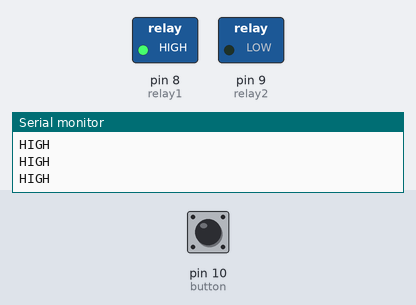
Bench run of a sketch on a simulated Arduino Uno, built with avr-gcc and run on an emulated ATmega328P. Shown: switched loads named in the sketch (green lamp = pin HIGH), the last lines printed to the serial monitor. The test bench sets the inputs (shaded band); at power-on: pin 10 (button) LOW.

Above: at 1.2 s.
1.3 s: pin 10 (button) pulled HIGH for 0.15 s
At 1.39 s:
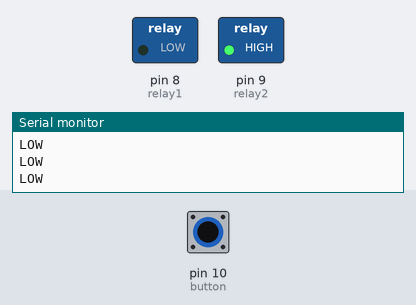
2.9 s: pin 10 (button) pulled HIGH for 3.2 s
At 6.12 s:
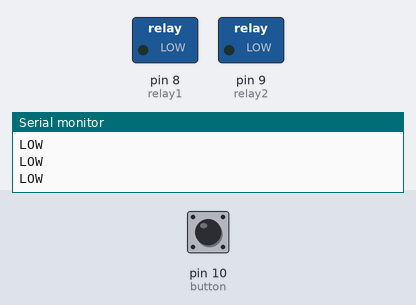
Timing chart, 0 to 7.7 s (numbered marks = the images above; inputs shaded):
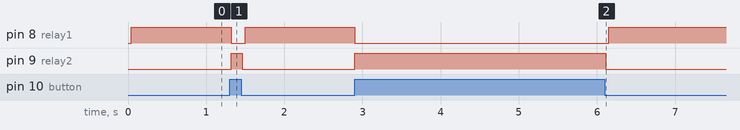

Measured:
- after the input at 1.3 s, pin 8 (relay1): HIGH → LOW at once, → HIGH 0.18 s later; pin 9 (relay2): LOW → HIGH at once, → LOW 0.14 s later
- after the input at 2.9 s, pin 8 (relay1): HIGH → LOW at once, → HIGH 3.2 s later; pin 9 (relay2): LOW → HIGH at once, → LOW 3.2 s later

The sketch:

DualRelayKit.ino
```cpp
/*

Dual Relay Board Kit Arduino Uno code example (#27114).

This code turns each relay on and off at one second intervals.

You can monitor the status of the relays by displaying the Serial Monitor
window. Upload sketch. Open Monitor window, and Be sure communications
is set to 9600 baud. This feature of the demo is optional.

This example code is for the Arduino Uno and direct compatible boards.
It has not been tested, nor designed for, other Arduino boards, including
the Arduino Due.

------------

Connections:
Dual Relay          Arduino
1 (relay 1 signal)  8
2 (relay 2 signal)  9
5 (relay 1 gnd)     GND
6 (relay 2 gnd)     GND

Important: The Dual Relay Board Kit also requires a separate 12 volt supply,
in addition to the Arduino connections shown here. See the product documentation
for more information.

*/

int relay1 = 8;
int relay2 = 9;
int button = 10;
int state = LOW;

void setup() {
  pinMode (relay1, OUTPUT);
  pinMode (relay2, OUTPUT);
  pinMode (button, INPUT);
  Serial.begin(9600);               // Use the Serial Monitor window at 9600 baud
}

void loop() {

  state = digitalRead(button);

  if ( state == HIGH) {
    Serial.println("LOW");
    digitalWrite(relay1, LOW);
    digitalWrite(relay2, HIGH);

  }
  else {
    Serial.println("HIGH");  // Turn on/off both relays
    digitalWrite(relay2, LOW);
    delay(40);                  // To make sure the 2nd valve closes before valve 1 opens
    digitalWrite(relay1, HIGH);


  }


}
```
